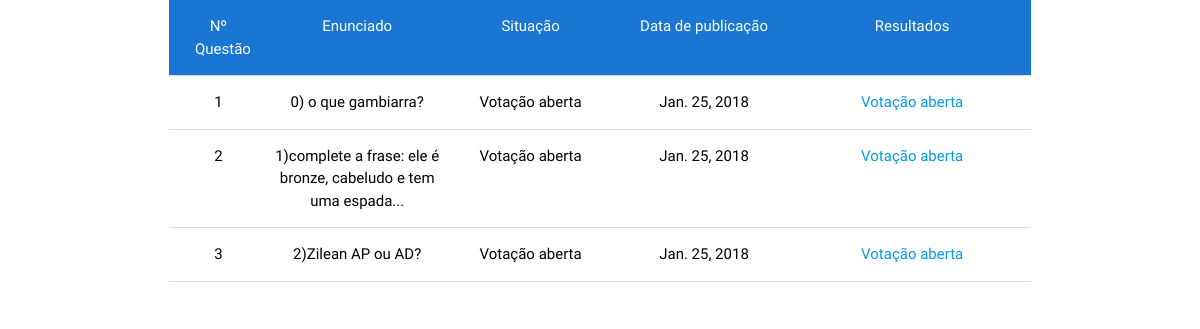
The app's page /, older data.
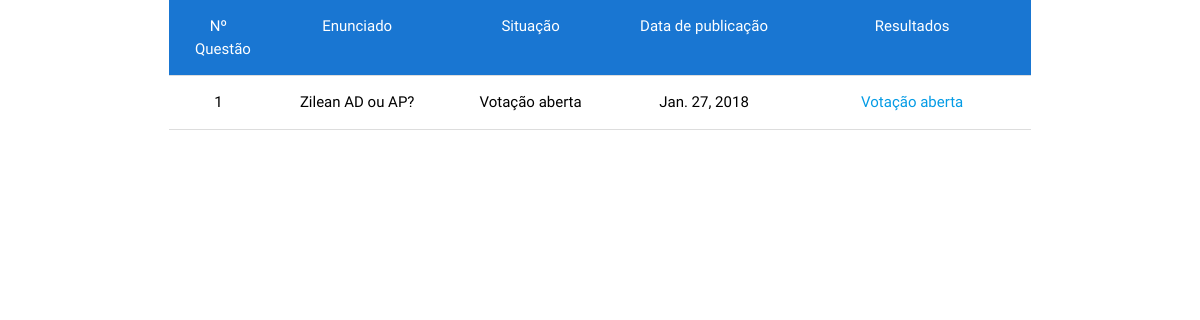
The same page, newer data.
### pools/models.py (models this page shows, shortened)
class Question(models.Model):
    question_text = models.TextField()
    closed = models.BooleanField(default=False)
    pub_date = models.DateTimeField(auto_now_add=True)
    class Meta:
        ordering = ['-pub_date']

### pools/views.py (the view)
# urls.py: path('', HomeView.as_view(), name='index'),
class HomeView(generic.ListView):
    template_name = 'pools/index.html'
    context_object_name = 'ultimas_questoes'
    def get_queryset(self):
        return Question.objects.filter(pub_date__lte=timezone.now()).order_by('pub_date')[:5] #menor ou igual

### pools/templates/pools/index.html
{%  extends 'pools/base.html' %}
{% block content %}
    <div class="row">
        <div class="collapsible-header center blue darken-2 white-text">
            <div class="col s1">Nº Questão</div>
            <div class="col s3">Enunciado</div>
            <div class="col s2">Situação</div>
            <div class="col s3">Data de publicação</div>
            <div class="col s3">Resultados</div>
        </div>
        {% for questao in ultimas_questoes %}
                <div class="collapsible-header center black-text">
                    <div class="col s1">{{ questao.pk }}</div>
                    <div class="col s3">
                        {{ questao.question_text }}
                    </div>
                    <div class="col s2">{%  if questao.closed %} Fechada
                    {% else %} Votação aberta {% endif %}</div>
                    <div class="col s3">{{ questao.pub_date.date }}</div>
                    <div class="col s3">{%  if questao.closed %}
                        <a href="{% url 'pools:results' questao.pk%}">Conferir</a>
                        {% else %} <a href="{% url 'pools:exibir_questao' questao.pk %}">
                        Votação aberta</a>{% endif %}</div>
                </div>
        {% empty %}
            Não há questões cadastradas.
        {% endfor %}
    </div>
{% endblock %}

Row changes from the older to the newer data that the page shows:
removed Question: pk "2", question_text "1)complete a frase: ele é bronze, cabeludo e tem uma espada...", closed "Votação aberta", pub_date "Jan. 25, 2018"
removed Question: pk "3", question_text "2)Zilean AP ou AD?", closed "Votação aberta", pub_date "Jan. 25, 2018"
changed Question id 1: question_text "0) o que gambiarra?" → "Zilean AD ou AP?"; pub_date "Jan. 25, 2018" → "Jan. 27, 2018"
